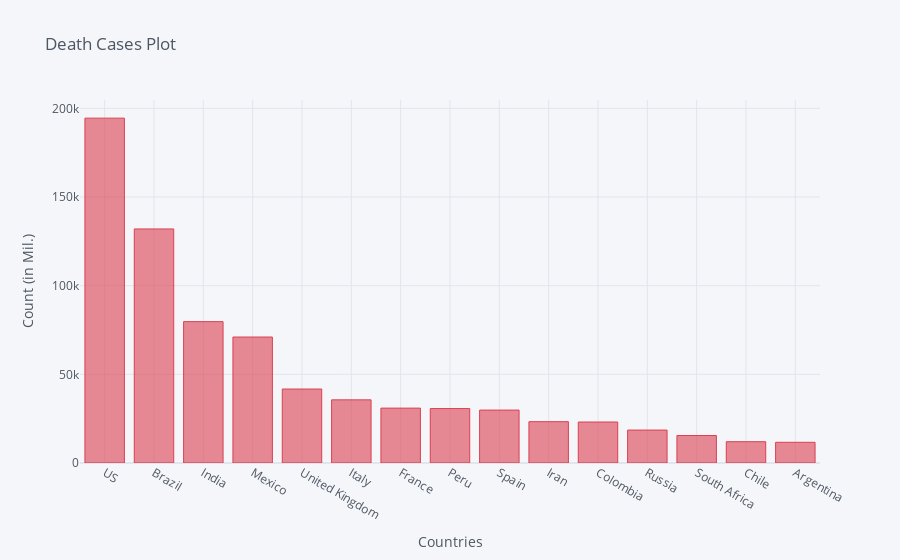

Source (notebook cell):
### Code cell
death_df2_plot.iplot(kind='bar', x='Country/Region', y='9/14/20',color='red',
                    title='Death Cases Plot',xTitle='Countries',yTitle='Count (in Mil.)')

### Figure 1 — Plotly figure (JSON) as saved in the notebook; plotly's stock layout.template omitted (floating-point values rounded to 4 significant figures)
{"data": [{"marker": {"color": "rgba(219, 64, 82, 0.6)", "line": {"color": "rgba(219, 64, 82, 1.0)", "width": 1}}, "name": "9/14/20", "orientation": "v", "text": "", "type": "bar", "x": ["US", "Brazil", "India", "Mexico", "United Kingdom", "Italy", "France", "Peru", "Spain", "Iran", "Colombia", "Russia", "South Africa", "Chile", "Argentina"], "y": [194489, 132006, 79722, 71049, 41726, 35624, 30958, 30710, 29848, 23313, 23123, 18573, 15499, 12013, 11667]}], "layout": {"legend": {"bgcolor": "#F5F6F9", "font": {"color": "#4D5663"}}, "paper_bgcolor": "#F5F6F9", "plot_bgcolor": "#F5F6F9", "title": {"font": {"color": "#4D5663"}, "text": "Death Cases Plot"}, "xaxis": {"gridcolor": "#E1E5ED", "showgrid": true, "tickfont": {"color": "#4D5663"}, "title": {"font": {"color": "#4D5663"}, "text": "Countries"}, "zerolinecolor": "#E1E5ED"}, "yaxis": {"gridcolor": "#E1E5ED", "showgrid": true, "tickfont": {"color": "#4D5663"}, "title": {"font": {"color": "#4D5663"}, "text": "Count (in Mil.)"}, "zerolinecolor": "#E1E5ED"}}}
